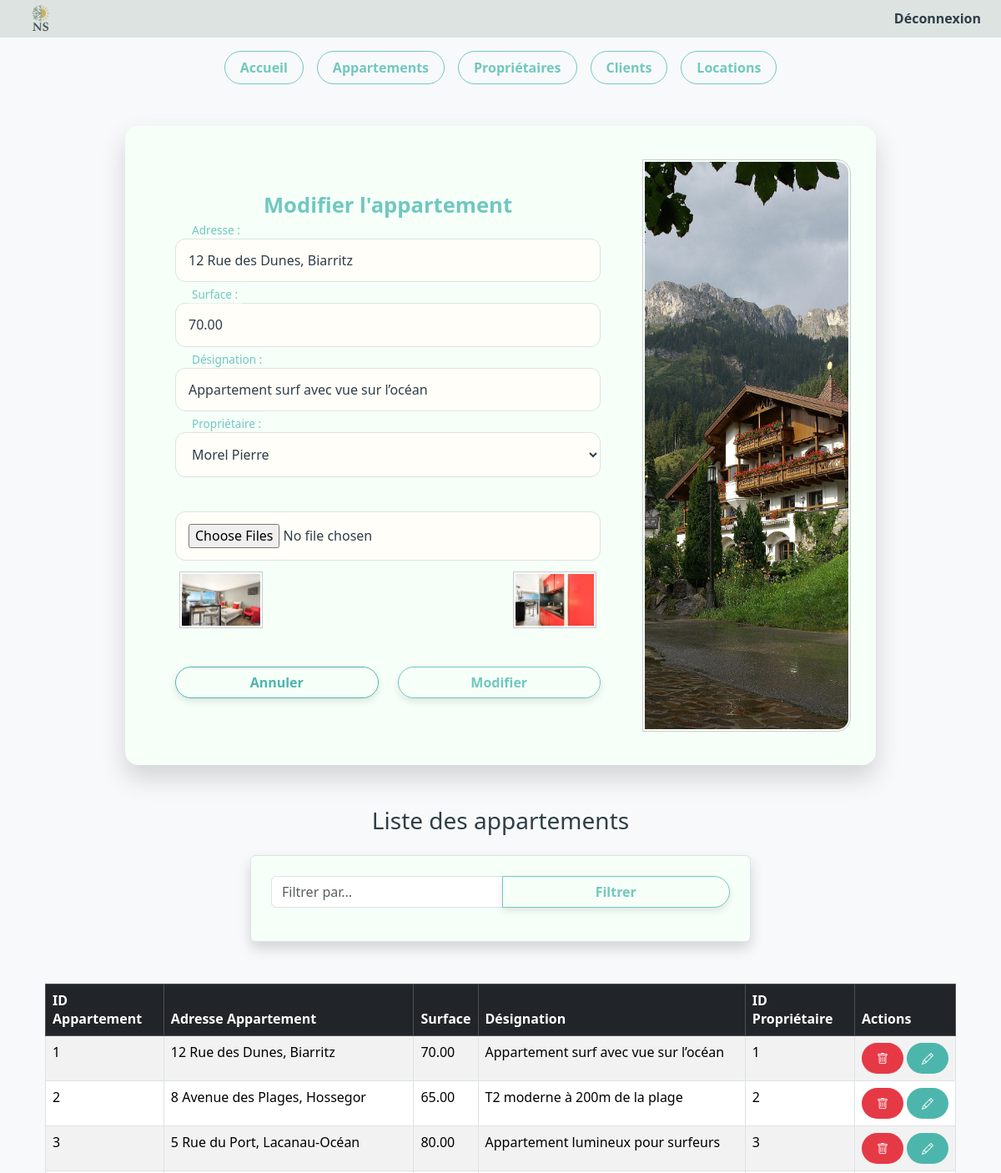
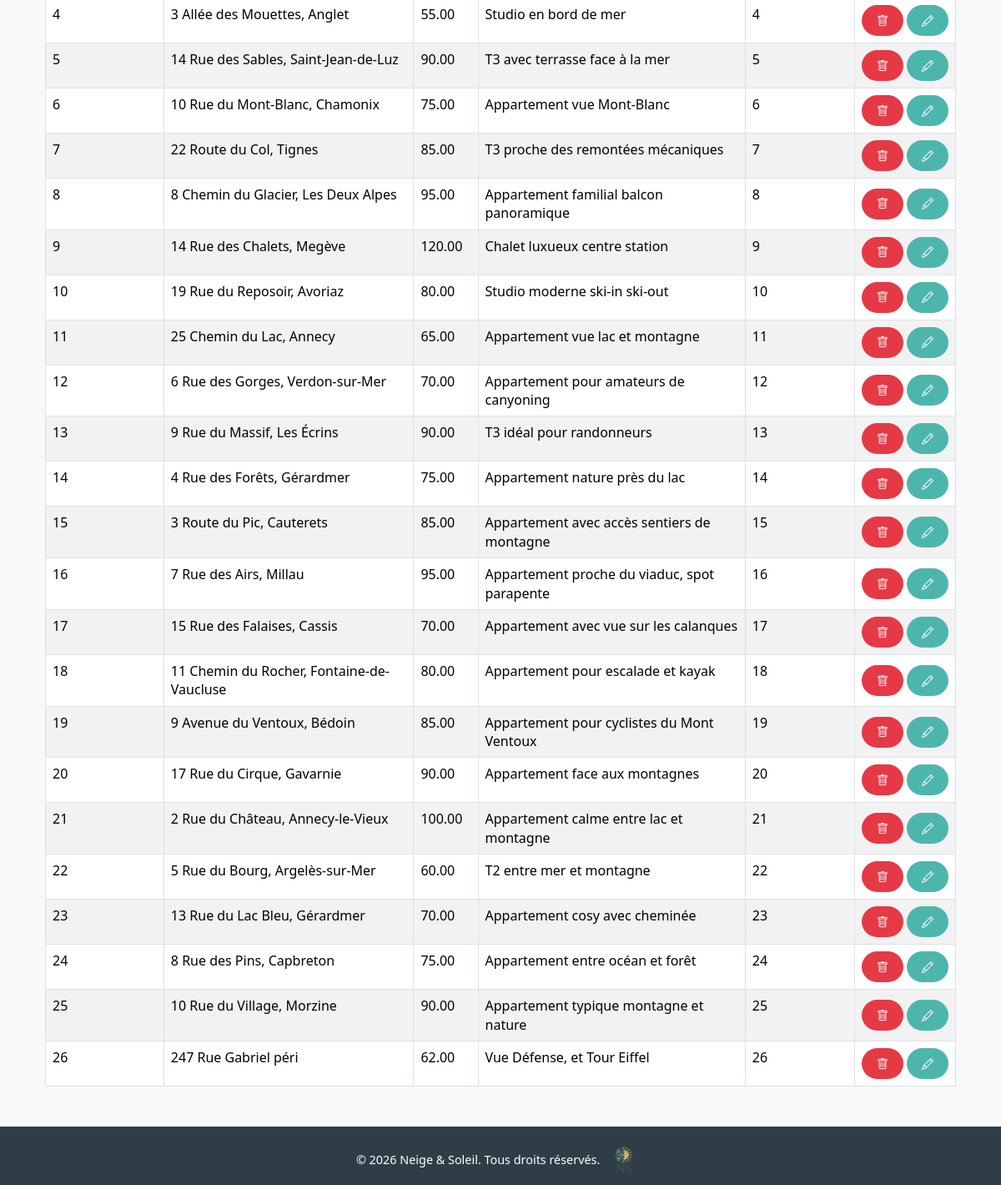
The page /index.php?page=2&action=edit&idappart=1 (signed in) on the database its author committed (2 pictures, top to bottom).
### tables this page shows
CREATE TABLE appartement (
  idappart INT NOT NULL AUTO_INCREMENT,
  adresse TEXT NOT NULL,
  surface DECIMAL(10,2) NOT NULL,
  designation VARCHAR(50) NOT NULL,
  idproprio INT NOT NULL,
  image VARCHAR(255) DEFAULT NULL,
  PRIMARY KEY (idappart),
  KEY idproprio (idproprio)
);

CREATE TABLE proprietaire (
  idproprio INT NOT NULL AUTO_INCREMENT,
  nom VARCHAR(50) NOT NULL,
  prenom VARCHAR(50) NOT NULL,
  email VARCHAR(50) NOT NULL,
  adresse TEXT NOT NULL,
  PRIMARY KEY (idproprio),
  UNIQUE KEY email (email)
);

### controleur/gestion_appartement.php (called while the page is built, shortened)
<?php
require_once("controleur/controleur.class.php");
$unControleur = new Controleur();
$appartement = null;
if (isset($_GET['action'], $_GET['idappart'])) {
    $action = $_GET['action'];
    $idappart = (int)$_GET['idappart'];
    switch ($action) {
        case "edit":
            $appartement = $unControleur->selectWhere_appartement($idappart);
            break;
    }
}
$proprietaires = $unControleur->selectAll_proprietaires();
if (isset($_POST['Filtrer'])) {
    $filtre = $_POST['filtre'];
    $lesAppartements = $unControleur->selectLike_appartement($filtre);
} else {
    $lesAppartements = $unControleur->selectAll_appartements();
}
require_once("vue/vue_insert_appartement.php");
require_once("vue/vue_select_appartement.php");
?>

### modele/modele.class.php (called while the page is built, shortened)
<?php
class Modele {
    private $unPdo;
    public function __construct() {
        $url = "mysql:host=localhost;dbname=ns";
        $user = "root";
        $mdp = "";
        try {
            $this->unPdo = new PDO($url, $user, $mdp);
            $this->unPdo->setAttribute(PDO::ATTR_ERRMODE, PDO::ERRMODE_EXCEPTION);
        } catch (PDOException $exp) {
            echo "Erreur de Connexion à " . $url . "<br>";
            echo $exp->getMessage();
            exit();
        }
    }
    public function selectAll_appartements() {
        $requete = "SELECT * FROM appartement";
        $exec = $this->unPdo->prepare($requete);
        $exec->execute();
        return $exec->fetchAll();
    }
    public function selectWhere_appartement($idappart) {
        $requete = "SELECT * FROM appartement WHERE idappart = :idappart";
        $exec = $this->unPdo->prepare($requete);
        $exec->execute([":idappart" => $idappart]);
        return $exec->fetch();
    }
    public function selectAll_proprietaires() {
        $requete = "SELECT * FROM proprietaire";
        $exec = $this->unPdo->prepare($requete);
        $exec->execute();
        return $exec->fetchAll();
    }
}
?>

### controleur/controleur.class.php (called while the page is built, shortened)
<?php
require_once("modele/modele.class.php");
class Controleur
{
    private $unModele;
    public function __construct()
    {
        $this->unModele = new Modele();
    }
    public function selectAll_appartements()
    {
        return $this->unModele->selectAll_appartements();
    }
    public function selectWhere_appartement($idappart)
    {
        return $this->unModele->selectWhere_appartement($idappart);
    }
    public function selectAll_proprietaires()
    {
        return $this->unModele->selectAll_proprietaires();
    }
}

### vue/vue_select_appartement.php (the view)
<h3 class="text-center mb-4">Liste des appartements</h3>
<form method="post" class="container mt-3 p-4 border rounded shadow" style="max-width: 600px;">
    <div class="input-group mb-3">
        <input type="text" name="filtre" class="form-control" placeholder="Filtrer par...">
        <button type="submit" name="Filtrer" class="btn btn-primary">Filtrer</button>
    </div>
</form>
<div class="container mt-3">
    <table class="table table-striped table-bordered">
        <thead class="table-dark">
            <tr>
                <th>ID Appartement</th>
                <th>Adresse Appartement</th>
                <th>Surface</th>
                <th>Désignation</th>
                <th>ID Propriétaire</th>
                <th>Actions</th>
            </tr>
        </thead>
        <tbody>
            <?php
            if (isset($lesAppartements)){
                foreach($lesAppartements as $unAppartement){
                    echo "<tr>";
                    echo "<td>".$unAppartement['idappart']."</td>";
                    echo "<td>".$unAppartement['adresse']."</td>";
                    echo "<td>".$unAppartement['surface']."</td>";
                    echo "<td>".$unAppartement['designation']."</td>";
                    echo "<td>".$unAppartement['idproprio']."</td>";
                    echo "<td>";
                    echo "<a href='index.php?page=2&action=sup&idappart=".$unAppartement['idappart']."'
                           onclick=\"return confirm('Voulez-vous vraiment supprimer cet appartement ?');\"
                           class='btn btn-danger btn-sm me-1'>
                           <i class='bi bi-trash'></i>
                          </a>";
                    echo "<a href='index.php?page=2&action=edit&idappart=".$unAppartement['idappart']."'
                           class='btn btn-warning btn-sm'>
                           <i class='bi bi-pencil'></i>
                          </a>";
                    echo "</td>";
                    echo "</tr>";
                }
            }
            ?>
        </tbody>
    </table>
</div>

### vue/vue_insert_appartement.php (shortened to what this page needs)
<div class="container">
    <form method="post" enctype="multipart/form-data" class="form-with-image" style="display:flex; gap:20px;">
        <div class="form-fields" style="flex:1;">
            <h3 class="text-center mb-4"><?= ($appartement == null) ? "Ajouter un appartement" : "Modifier l'appartement" ?></h3>
            <div class="form-group">
                <input type="text" id="adresse" name="adresse" placeholder=" "
                    value="<?= ($appartement == null) ? '' : htmlspecialchars($appartement['adresse']) ?>" required>
                <label for="adresse">Adresse :</label>
            </div>
            <div class="form-group">
                <input type="number" id="surface" name="surface" placeholder=" "
                    value="<?= ($appartement == null) ? '' : htmlspecialchars($appartement['surface']) ?>" required>
                <label for="surface">Surface :</label>
            </div>
            <div class="form-group">
                <input type="text" id="designation" name="designation" placeholder=" "
                    value="<?= ($appartement == null) ? '' : htmlspecialchars($appartement['designation']) ?>" required>
                <label for="designation">Désignation :</label>
            </div>
            <div class="form-group">
                <select id="idproprio" name="idproprio" required>
                    <?php foreach($proprietaires as $p): ?>
                        <option value="<?= $p['idproprio'] ?>"
                            <?= ($appartement && $appartement['idproprio'] == $p['idproprio']) ? 'selected' : '' ?>>
                            <?= htmlspecialchars($p['nom'] . " " . $p['prenom']) ?>
                        </option>
                    <?php endforeach; ?>
                </select>
                <label for="idproprio">Propriétaire :</label>
            </div>
            <div class="form-group mt-3">
                <input  type= "file" id="image" name="image[]" accept="image/*" multiple>
                <?php if($appartement && !empty($appartement['image'])): ?>
    <div class="mt-2 d-flex flex-wrap">
        <?php
        $images = explode(',', $appartement['image']);
        foreach ($images as $img):
        ?>
            <img src="<?= htmlspecialchars($img) ?>"
                 alt="Appartement"
                 style="width:100px; margin:5px; border:1px solid #ccc; padding:2px;">
        <?php endforeach; ?>
    </div>
<?php endif; ?>
            </div>
            <div class="d-flex mt-3">
                <button type="reset" class="btn btn-secondary me-2">Annuler</button>
                <button type="submit"
                    <?= ($appartement == null) ? 'name="Valider"' : 'name="Modifier"' ?>
                    class="btn btn-primary">
                    <?= ($appartement == null) ? 'Valider' : 'Modifier' ?>
                </button>
            </div>
        </div>
        <div class="form-image" style="width:250px; text-align:center;">
            <img src="images/design/appartement-.jpg" alt="Design site" style="width:100%; border:1px solid #ccc; padding:2px;">
        </div>
    </form>
</div>

### styles/style.css (style rules this page uses)
:root { --color-dark: #2F3E46; --color-neutral: #DCE3E1; --color-accent: #70C8C0; --color-secondary: #4DB6AC; --color-bg: #F6FFF8; --color-highlight: #A3D9D0; --color-error: #E63946; }
*, *::after, *::before { box-sizing: border-box; }
body, html { height: 100%; margin: 0; padding: 0; font-family: 'Segoe UI', Tahoma, Geneva, Verdana, sans-serif; line-height: 1.4; color: var(--color-dark); background-color: var(--color-bg); }
.btn, .home-btn, .btn-dashboard, form .btn, .home-contact-form button { display: inline-block; font-weight: 600; border-radius: 50px; text-align: center; cursor: pointer; transition: all 0.3s ease; text-decoration: none; padding: 8px 18px; }
.btn, .home-btn, .btn-dashboard, form .btn-primary { background-color: transparent; color: var(--color-accent); border: 1px solid var(--color-accent); }
form .btn { flex: 1; padding: 6px 10px; box-shadow: 0 4px 10px rgba(0, 0, 0, 0.1); }
form .btn-secondary { color: var(--color-secondary); border: 1px solid var(--color-secondary); }
.btn-danger { background-color: var(--color-error); border: none; color: #fff; }
.btn-warning { background-color: var(--color-secondary); border: none; color: #fff; }
form { background: var(--color-bg); padding: 40px 30px; border-radius: 2rem; box-shadow: 0 15px 30px rgba(54,59,72,0.2); margin: 50px auto; max-width: 700px; width: 100%; }
form h2, form h3 { text-align: center; margin-bottom: 20px; color: var(--color-accent); font-weight: 600; font-size: 1.6rem; }
.form-group { position: relative; margin-bottom: 25px; }
.form-group input, .form-group select, .form-group textarea, .home-contact-form input, .home-contact-form textarea { width: 100%; padding: 14px 45px 14px 15px; border: 1px solid var(--color-neutral); border-radius: 12px; background-color: #fffef9; color: var(--color-dark); font-size: 1rem; transition: all 0.3s ease; }
.form-group label { position: absolute; left: 45px; top: 50%; transform: translateY(-50%); color: var(--color-secondary); font-size: 1rem; pointer-events: none; transition: all 0.3s ease; }
.form-group input:focus + label, .form-group input:not(:placeholder-shown) + label, .form-group textarea:focus + label, .form-group textarea:not(:placeholder-shown) + label, .form-group select:focus + label, .form-group select:not([value=""]) + label { top: -10px; left: 15px; font-size: 0.85rem; color: var(--color-accent); background: var(--color-bg); padding: 0 5px; }
form .d-flex, .home-form-row { display: flex; gap: 15px; justify-content: space-between; }
.form-with-image { display: flex; flex-direction: row; overflow: hidden; border-radius: 16px; max-width: 900px; margin: 50px auto; }
.form-with-image .form-fields { flex: 1; padding: 40px 30px; display: flex; flex-direction: column; justify-content: center; }
.form-with-image .form-image { flex-shrink: 0; width: 50%; min-width: 200px; }
.form-with-image .form-image img { width: 100%; height: 100%; object-fit: cover; border-top-right-radius: 16px; border-bottom-right-radius: 16px; }
img, .btn-dashboard, form .btn { max-width: 100%; height: auto; box-sizing: border-box; }
table td:last-child { white-space: nowrap !important; text-align: center; vertical-align: middle; }
table td a.btn { display: inline-flex; align-items: center; justify-content: center; vertical-align: middle; margin-right: 6px; }
table td a.btn:last-child { margin-right: 0; }

### rows shown on the page
appartement: adresse "12 Rue des Dunes, Biarritz", surface "70.00", designation "Appartement surf avec vue sur l’océan", idproprio "Morel Pierre", image (picture), idappart "1", idproprio "1"
appartement: idappart "2", adresse "8 Avenue des Plages, Hossegor", surface "65.00", designation "T2 moderne à 200m de la plage", idproprio "2"
appartement: idappart "3", adresse "5 Rue du Port, Lacanau-Océan", surface "80.00", designation "Appartement lumineux pour surfeurs", idproprio "3"
appartement: idappart "4", adresse "3 Allée des Mouettes, Anglet", surface "55.00", designation "Studio en bord de mer", idproprio "4"
appartement: idappart "5", adresse "14 Rue des Sables, Saint-Jean-de-Luz", surface "90.00", designation "T3 avec terrasse face à la mer", idproprio "5"
appartement: idappart "6", adresse "10 Rue du Mont-Blanc, Chamonix", surface "75.00", designation "Appartement vue Mont-Blanc", idproprio "6"
appartement: idappart "7", adresse "22 Route du Col, Tignes", surface "85.00", designation "T3 proche des remontées mécaniques", idproprio "7"
appartement: idappart "8", adresse "8 Chemin du Glacier, Les Deux Alpes", surface "95.00", designation "Appartement familial balcon panoramique", idproprio "8"
appartement: idappart "9", adresse "14 Rue des Chalets, Megève", surface "120.00", designation "Chalet luxueux centre station", idproprio "9"
appartement: idappart "10", adresse "19 Rue du Reposoir, Avoriaz", surface "80.00", designation "Studio moderne ski-in ski-out", idproprio "10"
appartement: idappart "11", adresse "25 Chemin du Lac, Annecy", surface "65.00", designation "Appartement vue lac et montagne", idproprio "11"
appartement: idappart "12", adresse "6 Rue des Gorges, Verdon-sur-Mer", surface "70.00", designation "Appartement pour amateurs de canyoning", idproprio "12"
appartement: idappart "13", adresse "9 Rue du Massif, Les Écrins", surface "90.00", designation "T3 idéal pour randonneurs", idproprio "13"
appartement: idappart "14", adresse "4 Rue des Forêts, Gérardmer", surface "75.00", designation "Appartement nature près du lac", idproprio "14"
appartement: idappart "15", adresse "3 Route du Pic, Cauterets", surface "85.00", designation "Appartement avec accès sentiers de montagne", idproprio "15"
appartement: idappart "16", adresse "7 Rue des Airs, Millau", surface "95.00", designation "Appartement proche du viaduc, spot parapente", idproprio "16"
appartement: idappart "17", adresse "15 Rue des Falaises, Cassis", surface "70.00", designation "Appartement avec vue sur les calanques", idproprio "17"
appartement: idappart "18", adresse "11 Chemin du Rocher, Fontaine-de-Vaucluse", surface "80.00", designation "Appartement pour escalade et kayak", idproprio "18"
appartement: idappart "19", adresse "9 Avenue du Ventoux, Bédoin", surface "85.00", designation "Appartement pour cyclistes du Mont Ventoux", idproprio "19"
appartement: idappart "20", adresse "17 Rue du Cirque, Gavarnie", surface "90.00", designation "Appartement face aux montagnes", idproprio "20"
appartement: idappart "21", adresse "2 Rue du Château, Annecy-le-Vieux", surface "100.00", designation "Appartement calme entre lac et montagne", idproprio "21"
appartement: idappart "22", adresse "5 Rue du Bourg, Argelès-sur-Mer", surface "60.00", designation "T2 entre mer et montagne", idproprio "22"
appartement: idappart "23", adresse "13 Rue du Lac Bleu, Gérardmer", surface "70.00", designation "Appartement cosy avec cheminée", idproprio "23"
appartement: idappart "24", adresse "8 Rue des Pins, Capbreton", surface "75.00", designation "Appartement entre océan et forêt", idproprio "24"
appartement: idappart "25", adresse "10 Rue du Village, Morzine", surface "90.00", designation "Appartement typique montagne et nature", idproprio "25"
appartement: idappart "26", adresse "247 Rue Gabriel péri", surface "62.00", designation "Vue Défense, et Tour Eiffel", idproprio "26"
